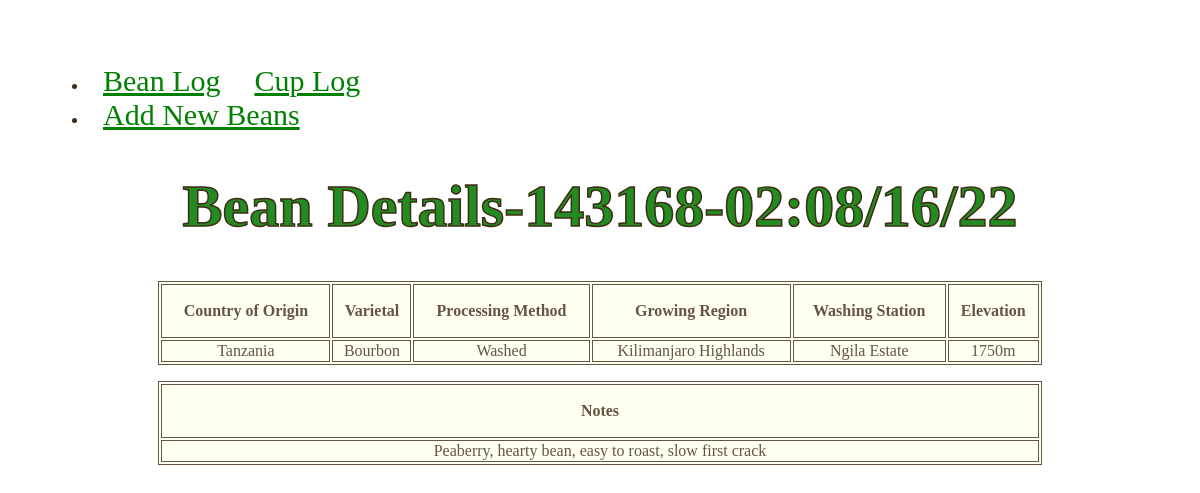
The app's page /beans/2/ with its own data.
### beans/models.py (models this page shows, shortened)
class Bean (models.Model):
    order_number= models.CharField(max_length=20, unique=True, null=False, blank=False)
    purchase_date = models.CharField(max_length=25)
    country = models.CharField(
        max_length = 50,
        choices = COUNTRY_CHOICES,
        default = '1'
        )
    varietal = models.CharField(
        max_length = 20,
        choices = VARIETAL_CHOICES,
        default = '1'
        )
    process = models.CharField(
        max_length = 15,
        choices = PROCESSING_CHOICES,
        default = '1'
        )
    growing_region = models.CharField(max_length=25)
    washing_station = models.CharField(max_length=25)
    elevation = models.CharField(max_length=25)
    notes = models.TextField()

### beans/views.py (the view)
# urls.py: path("<int:pk>/", BeanDetailView.as_view(), name="show_bean"),
class BeanDetailView(DetailView):
    model = Bean
    template_name = "beans/detail.html"

### beans/templates/beans/detail.html (shortened to what this page needs)
{% load static %}
<!DOCTYPE html>
<html lang="en">
    <head>
        <link rel="stylesheet" href="{% static 'css/app.css' %}">
    </head>
    <header>
        <nav>
            <ul>
                <li>
                    <a class="beanbutton" href="{% url 'list_beans' %}">Bean Log</a>
                    <a class="beanbutton" href="{% url 'list_cups' %}">Cup Log</a>
                </li>
                <li>
                    <a class="beanbutton" href="{% url 'create_bean' %}">Add New Beans</a>
                </li>
            </ul>
        </nav>
    </header>
    <body class ="body2">
        <main>
            <div>
                <h1>Bean Details-{{ bean.order_number }}:{{ bean.purchase_date }}</h1>
                <p>
                    <table>
                        <thead>
                            <th>Country of Origin</th>
                            <th>Varietal</th>
                            <th>Processing Method</th>
                            <th>Growing Region</th>
                            <th>Washing Station</th>
                            <th>Elevation</th>
                        </thead>
                        <tbody>
                            <tr>
                                <td>{{ bean.country }}</td>
                                <td>{{ bean.varietal }}</td>
                                <td>{{ bean.process }}</td>
                                <td>{{ bean.growing_region }}</td>
                                <td>{{ bean.washing_station }}</td>
                                <td>{{ bean.elevation}}</td>
                            </tr>
                        </tbody>
                    </table>
                </p>
                <p>
                    <table>
                        <thead>
                            <th>Notes</th>
                        </thead>
                        <tbody>
                            <tr>
                                <td>{{ bean.notes }}</td>
                            </tr>
                        </tbody>
                    </table>
                </p>
                </div>
            </main>
        </body>
    </html>

### cups/static/css/app.css (style rules this page uses)
body { color: #412B15; background-image: url('https://images.pexels.com/photos/5480759/pexels-photo-5480759.jpeg?auto=compress&cs=tinysrgb&w=1600'); background-size: cover; background-repeat: no-repeat; padding: 40px; font-family: Georgia, 'Times New Roman', Times, serif; text-align: right; }
.body2 { background-image: url("https://burmancoffee.com/wp-content/uploads/2022/07/cigano3-1024x683.jpg"); }
h1 { font-size: 60px; text-align: center; color: forestgreen; font-weight: bold; -webkit-text-stroke-width: 1.5px; -webkit-text-stroke-color: #412B15 }
table { table-layout: center; background-color: ivory; opacity: 80%; color: #412B15; text-align: center; width: 80%; margin-left: 10%; margin-right: 10%; font-family:Georgia, 'Times New Roman', Times, serif; }
th { color: #412B15; height: 50px; }
table, td, th { border: 1px solid; }
.beanbutton { width: 300px; padding: 15px; transition-duration: 0.4s; border-radius: 10px; color: green; font-size: 30px; }
a { color: green; font-size: 25px; }
header { text-align: left; }

### records on screen
Bean: order_number "143168-02", purchase_date "08/16/22", country "Tanzania", varietal "Bourbon", process "Washed", growing_region "Kilimanjaro Highlands", washing_station "Ngila Estate", elevation "1750m", notes "Peaberry, hearty bean, easy to roast, slow first crack"
